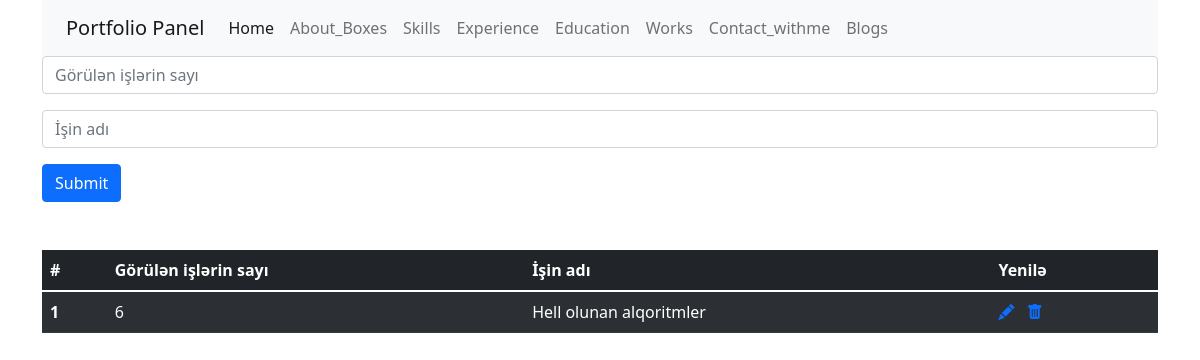
Page /admin/aboutboxes on the committed database.
### models.py (models this page shows)
class Box(db.Model):
     id = db.Column(db.Integer, primary_key=True)
     number_of_works= db.Column(db.String(80))
     works_name= db.Column(db.String(80))

### admin/routes.py (the view, shortened to what this page needs)
@app.route('/admin/aboutboxes',methods=['GET','POST'])
def admin_boxes():
    from models import Box
    boxes=Box.query.all()
    return render_template("admin/aboutboxes.html",boxes=boxes)

### templates/admin/aboutboxes.html (shortened to what this page needs)
<!doctype html>
<html lang="en">
<head>
    <link href="https://cdn.jsdelivr.net/npm/bootstrap@5.1.1/dist/css/bootstrap.min.css" rel="stylesheet"
>
    <link rel="stylesheet" href="https://cdn.jsdelivr.net/npm/bootstrap-icons@1.5.0/font/bootstrap-icons.css">
</head>
<body>
    <div class="container">
        <div class="row">
            <div class="col">
                <nav class="navbar navbar-expand-lg navbar-light bg-light">
                    <div class="container-fluid">
                        <a class="navbar-brand" href="#">Portfolio Panel</a>
                        <ul class="navbar-nav me-auto mb-2 mb-lg-0">
                            <li class="nav-item">
                                <a class="nav-link active" aria-current="page" href="/admin">Home</a>
                            </li>
                            <li class="nav-item">
                                <a class="nav-link" href="/admin/aboutboxes">About_Boxes</a>
                            </li>
                            <li class="nav-item">
                                <a class="nav-link" href="/admin/skills">Skills</a>
                            </li>
                            <li class="nav-item">
                                <a class="nav-link" href="/admin/experience">Experience</a>
                            </li>
                            <li class="nav-item">
                                <a class="nav-link" href="/admin/education">Education</a>
                            </li>
                            <li class="nav-item">
                                <a class="nav-link" href="/admin/works">Works</a>
                            </li>
                            <li class="nav-item">
                                <a class="nav-link" href="/admin/contact">Contact_withme</a>
                            </li>
                            <li class="nav-item">
                                <a class="nav-link" href="/admin/blogs">Blogs</a>
                            </li>
                        </ul>
                    </div>
                </nav>
            </div>
        </div>
    </div>
    <div class="container">
        <div class="row">
            <div class="col">
                <form action="/admin/aboutboxes" method="POST" enctype="multipart/form-data">
                    <div class="mb-3">
                        <input type="text" class="form-control" placeholder="Görülən işlərin sayı"
                            name="number_of_works">
                    </div>
                    <div class="mb-3">
                        <input type="text" class="form-control" placeholder="İşin adı" name="works_name">
                    </div>
                    <button type="submit" class="btn btn-primary">Submit</button>
                </form>
            </div>
        </div>
    </div>
    <div class="container">
        <div class="row">
            <div class="col">
                <table class="table table-dark table-striped mt-5">
                    <thead>
                        <tr>
                            <th scope="col">#</th>
                            <th scope="col">Görülən işlərin sayı</th>
                            <th scope="col">İşin adı</th>
                            <th scope="col">Yenilə</th>
                        </tr>
                    </thead>
                    <tbody>
                        {% for box in boxes %}
                        <tr>
                            <th>{{box.id}}</th>
                            <td>{{box.number_of_works}}</td>
                            <td>{{box.works_name}}</td>
                            <td>
                                <a href="/update/{{box.id}}"><i class="bi bi-pencil-fill"></i></a>
                                <a href="/delete/{{box.id}}"><i class="bi bi-trash-fill mx-2"></i></a>
                            </td>
                        </tr>
                        {% endfor %}
                    </tbody>
                </table>
            </div>
        </div>
    </div>
</body>
</html>

### rows in the picture
Box: id "1", number_of_works "6", works_name "Hell olunan alqoritmler"
